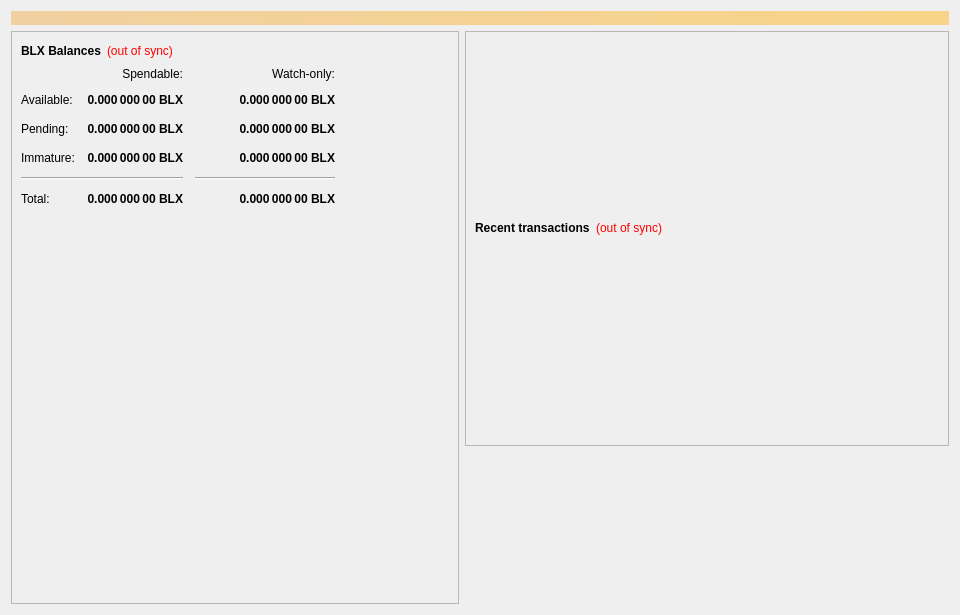
<?xml version="1.0" encoding="UTF-8"?>
<ui version="4.0">
 <class>OverviewPage</class>
 <widget class="QWidget" name="OverviewPage">
  <property name="geometry">
   <rect>
    <x>0</x>
    <y>0</y>
    <width>960</width>
    <height>615</height>
   </rect>
  </property>
  <property name="minimumSize">
   <size>
    <width>960</width>
    <height>0</height>
   </size>
  </property>
  <property name="windowTitle">
   <string>Form</string>
  </property>
  <layout class="QVBoxLayout" name="topLayout">
   <item>
    <widget class="QLabel" name="labelAlerts">
     <property name="visible">
      <bool>false</bool>
     </property>
     <property name="styleSheet">
      <string notr="true">background-color: qlineargradient(x1: 0, y1: 0, x2: 1, y2: 0, stop:0 #F0D0A0, stop:1 #F8D488); color:#000000;</string>
     </property>
     <property name="wordWrap">
      <bool>true</bool>
     </property>
     <property name="margin">
      <number>3</number>
     </property>
    </widget>
   </item>
   <item>
    <layout class="QHBoxLayout" name="horizontalLayout" stretch="1,1">
     <item>
      <layout class="QVBoxLayout" name="verticalLayout_2">
       <item>
        <widget class="QFrame" name="frame">
         <property name="frameShape">
          <enum>QFrame::StyledPanel</enum>
         </property>
         <property name="frameShadow">
          <enum>QFrame::Raised</enum>
         </property>
         <layout class="QVBoxLayout" name="verticalLayout_4">
          <item>
           <layout class="QHBoxLayout" name="horizontalLayout_4">
            <item>
             <widget class="QLabel" name="label_5">
              <property name="font">
               <font>
                <weight>75</weight>
                <bold>true</bold>
               </font>
              </property>
              <property name="text">
               <string>BLX Balances</string>
              </property>
             </widget>
            </item>
            <item>
             <widget class="QLabel" name="labelWalletStatus">
              <property name="cursor">
               <cursorShape>WhatsThisCursor</cursorShape>
              </property>
              <property name="toolTip">
               <string>The displayed information may be out of date. Your wallet automatically synchronizes with the BLX network after a connection is established, but this process has not completed yet.</string>
              </property>
              <property name="styleSheet">
               <string notr="true">QLabel { color: red; }</string>
              </property>
              <property name="text">
               <string notr="true">(out of sync)</string>
              </property>
              <property name="alignment">
               <set>Qt::AlignLeading|Qt::AlignLeft|Qt::AlignVCenter</set>
              </property>
             </widget>
            </item>
            <item>
             <spacer name="horizontalSpacer_3">
              <property name="orientation">
               <enum>Qt::Horizontal</enum>
              </property>
              <property name="sizeHint" stdset="0">
               <size>
                <width>40</width>
                <height>20</height>
               </size>
              </property>
             </spacer>
            </item>
           </layout>
          </item>
          <item>
           <layout class="QGridLayout" name="gridLayout">
            <property name="spacing">
             <number>12</number>
            </property>
            <item row="2" column="2">
             <widget class="QLabel" name="labelWatchPending">
              <property name="font">
               <font>
                <weight>75</weight>
                <bold>true</bold>
               </font>
              </property>
              <property name="cursor">
               <cursorShape>IBeamCursor</cursorShape>
              </property>
              <property name="toolTip">
               <string>Unconfirmed transactions to watch-only addresses</string>
              </property>
              <property name="text">
               <string notr="true">0.000 000 00 BLX</string>
              </property>
              <property name="alignment">
               <set>Qt::AlignRight|Qt::AlignTrailing|Qt::AlignVCenter</set>
              </property>
              <property name="textInteractionFlags">
               <set>Qt::LinksAccessibleByMouse|Qt::TextSelectableByKeyboard|Qt::TextSelectableByMouse</set>
              </property>
             </widget>
            </item>
            <item row="2" column="1">
             <widget class="QLabel" name="labelUnconfirmed">
              <property name="font">
               <font>
                <weight>75</weight>
                <bold>true</bold>
               </font>
              </property>
              <property name="cursor">
               <cursorShape>IBeamCursor</cursorShape>
              </property>
              <property name="toolTip">
               <string>Total of transactions that have yet to be confirmed, and do not yet count toward the spendable balance</string>
              </property>
              <property name="text">
               <string notr="true">0.000 000 00 BLX</string>
              </property>
              <property name="alignment">
               <set>Qt::AlignRight|Qt::AlignTrailing|Qt::AlignVCenter</set>
              </property>
              <property name="textInteractionFlags">
               <set>Qt::LinksAccessibleByMouse|Qt::TextSelectableByKeyboard|Qt::TextSelectableByMouse</set>
              </property>
             </widget>
            </item>
            <item row="3" column="2">
             <widget class="QLabel" name="labelWatchImmature">
              <property name="font">
               <font>
                <weight>75</weight>
                <bold>true</bold>
               </font>
              </property>
              <property name="cursor">
               <cursorShape>IBeamCursor</cursorShape>
              </property>
              <property name="toolTip">
               <string>Staked or masternode rewards in watch-only addresses that has not yet matured</string>
              </property>
              <property name="text">
               <string notr="true">0.000 000 00 BLX</string>
              </property>
              <property name="alignment">
               <set>Qt::AlignRight|Qt::AlignTrailing|Qt::AlignVCenter</set>
              </property>
              <property name="textInteractionFlags">
               <set>Qt::LinksAccessibleByMouse|Qt::TextSelectableByKeyboard|Qt::TextSelectableByMouse</set>
              </property>
             </widget>
            </item>
            <item row="4" column="0" colspan="2">
             <widget class="Line" name="lineSpendableBalance">
              <property name="orientation">
               <enum>Qt::Horizontal</enum>
              </property>
             </widget>
            </item>
            <item row="4" column="2">
             <widget class="Line" name="lineWatchBalance">
              <property name="sizePolicy">
               <sizepolicy hsizetype="Preferred" vsizetype="Fixed">
                <horstretch>0</horstretch>
                <verstretch>0</verstretch>
               </sizepolicy>
              </property>
              <property name="minimumSize">
               <size>
                <width>140</width>
                <height>0</height>
               </size>
              </property>
              <property name="orientation">
               <enum>Qt::Horizontal</enum>
              </property>
             </widget>
            </item>
            <item row="5" column="0">
             <widget class="QLabel" name="labelTotalText">
              <property name="text">
               <string>Total:</string>
              </property>
             </widget>
            </item>
            <item row="3" column="1">
             <widget class="QLabel" name="labelImmature">
              <property name="font">
               <font>
                <weight>75</weight>
                <bold>true</bold>
               </font>
              </property>
              <property name="cursor">
               <cursorShape>IBeamCursor</cursorShape>
              </property>
              <property name="toolTip">
               <string>Staked or masternode rewards that has not yet matured</string>
              </property>
              <property name="text">
               <string notr="true">0.000 000 00 BLX</string>
              </property>
              <property name="alignment">
               <set>Qt::AlignRight|Qt::AlignTrailing|Qt::AlignVCenter</set>
              </property>
              <property name="textInteractionFlags">
               <set>Qt::LinksAccessibleByMouse|Qt::TextSelectableByKeyboard|Qt::TextSelectableByMouse</set>
              </property>
             </widget>
            </item>
            <item row="2" column="3">
             <spacer name="horizontalSpacer_2">
              <property name="orientation">
               <enum>Qt::Horizontal</enum>
              </property>
              <property name="sizeHint" stdset="0">
               <size>
                <width>40</width>
                <height>20</height>
               </size>
              </property>
             </spacer>
            </item>
            <item row="3" column="0">
             <widget class="QLabel" name="labelImmatureText">
              <property name="text">
               <string>Immature:</string>
              </property>
             </widget>
            </item>
            <item row="5" column="1">
             <widget class="QLabel" name="labelTotal">
              <property name="font">
               <font>
                <weight>75</weight>
                <bold>true</bold>
               </font>
              </property>
              <property name="cursor">
               <cursorShape>IBeamCursor</cursorShape>
              </property>
              <property name="toolTip">
               <string>Your current total balance</string>
              </property>
              <property name="text">
               <string notr="true">0.000 000 00 BLX</string>
              </property>
              <property name="alignment">
               <set>Qt::AlignRight|Qt::AlignTrailing|Qt::AlignVCenter</set>
              </property>
              <property name="textInteractionFlags">
               <set>Qt::LinksAccessibleByMouse|Qt::TextSelectableByKeyboard|Qt::TextSelectableByMouse</set>
              </property>
             </widget>
            </item>
            <item row="5" column="2">
             <widget class="QLabel" name="labelWatchTotal">
              <property name="font">
               <font>
                <weight>75</weight>
                <bold>true</bold>
               </font>
              </property>
              <property name="cursor">
               <cursorShape>IBeamCursor</cursorShape>
              </property>
              <property name="toolTip">
               <string>Current total balance in watch-only addresses</string>
              </property>
              <property name="text">
               <string notr="true">0.000 000 00 BLX</string>
              </property>
              <property name="alignment">
               <set>Qt::AlignRight|Qt::AlignTrailing|Qt::AlignVCenter</set>
              </property>
              <property name="textInteractionFlags">
               <set>Qt::LinksAccessibleByMouse|Qt::TextSelectableByKeyboard|Qt::TextSelectableByMouse</set>
              </property>
             </widget>
            </item>
            <item row="0" column="2">
             <widget class="QLabel" name="labelWatchonly">
              <property name="text">
               <string>Watch-only:</string>
              </property>
              <property name="alignment">
               <set>Qt::AlignRight|Qt::AlignTrailing|Qt::AlignVCenter</set>
              </property>
             </widget>
            </item>
            <item row="1" column="0">
             <widget class="QLabel" name="labelBalanceText">
              <property name="text">
               <string>Available:</string>
              </property>
             </widget>
            </item>
            <item row="1" column="1">
             <widget class="QLabel" name="labelBalance">
              <property name="font">
               <font>
                <weight>75</weight>
                <bold>true</bold>
               </font>
              </property>
              <property name="cursor">
               <cursorShape>IBeamCursor</cursorShape>
              </property>
              <property name="toolTip">
               <string>Your current spendable balance</string>
              </property>
              <property name="text">
               <string notr="true">0.000 000 00 BLX</string>
              </property>
              <property name="alignment">
               <set>Qt::AlignRight|Qt::AlignTrailing|Qt::AlignVCenter</set>
              </property>
              <property name="textInteractionFlags">
               <set>Qt::LinksAccessibleByMouse|Qt::TextSelectableByKeyboard|Qt::TextSelectableByMouse</set>
              </property>
             </widget>
            </item>
            <item row="1" column="2">
             <widget class="QLabel" name="labelWatchAvailable">
              <property name="font">
               <font>
                <weight>75</weight>
                <bold>true</bold>
               </font>
              </property>
              <property name="cursor">
               <cursorShape>IBeamCursor</cursorShape>
              </property>
              <property name="toolTip">
               <string>Your current balance in watch-only addresses</string>
              </property>
              <property name="text">
               <string notr="true">0.000 000 00 BLX</string>
              </property>
              <property name="alignment">
               <set>Qt::AlignRight|Qt::AlignTrailing|Qt::AlignVCenter</set>
              </property>
              <property name="textInteractionFlags">
               <set>Qt::LinksAccessibleByMouse|Qt::TextSelectableByKeyboard|Qt::TextSelectableByMouse</set>
              </property>
             </widget>
            </item>
            <item row="2" column="0">
             <widget class="QLabel" name="labelPendingText">
              <property name="text">
               <string>Pending:</string>
              </property>
             </widget>
            </item>
            <item row="0" column="1">
             <widget class="QLabel" name="labelSpendable">
              <property name="text">
               <string>Spendable:</string>
              </property>
              <property name="alignment">
               <set>Qt::AlignRight|Qt::AlignTrailing|Qt::AlignVCenter</set>
              </property>
             </widget>
            </item>
           </layout>
          </item>
          <item>
           <spacer name="verticalSpacer_4">
            <property name="orientation">
             <enum>Qt::Vertical</enum>
            </property>
            <property name="sizeHint" stdset="0">
             <size>
              <width>20</width>
              <height>30</height>
             </size>
            </property>
           </spacer>
          </item>
         </layout>
        </widget>
       </item>
      </layout>
     </item>
     <item>
      <layout class="QVBoxLayout" name="verticalLayout_3">
       <item>
        <widget class="QFrame" name="frame_2">
         <property name="frameShape">
          <enum>QFrame::StyledPanel</enum>
         </property>
         <property name="frameShadow">
          <enum>QFrame::Raised</enum>
         </property>
         <layout class="QVBoxLayout" name="verticalLayout">
          <item>
           <spacer name="verticalSpacer_3">
            <property name="orientation">
             <enum>Qt::Vertical</enum>
            </property>
            <property name="sizeType">
             <enum>QSizePolicy::Fixed</enum>
            </property>
            <property name="sizeHint" stdset="0">
             <size>
              <width>20</width>
              <height>75</height>
             </size>
            </property>
           </spacer>
          </item>
          <item>
           <widget class="QLabel" name="labelOverviewHeaderRight">
            <property name="minimumSize">
             <size>
              <width>464</width>
              <height>96</height>
             </size>
            </property>
            <property name="maximumSize">
             <size>
              <width>16777215</width>
              <height>96</height>
             </size>
            </property>
            <property name="alignment">
             <set>Qt::AlignCenter</set>
            </property>
            <property name="margin">
             <number>5</number>
            </property>
           </widget>
          </item>
          <item>
           <layout class="QHBoxLayout" name="horizontalLayout_2">
            <item>
             <widget class="QLabel" name="label_4">
              <property name="font">
               <font>
                <weight>75</weight>
                <bold>true</bold>
               </font>
              </property>
              <property name="text">
               <string>Recent transactions</string>
              </property>
             </widget>
            </item>
            <item>
             <widget class="QLabel" name="labelTransactionsStatus">
              <property name="cursor">
               <cursorShape>WhatsThisCursor</cursorShape>
              </property>
              <property name="toolTip">
               <string>The displayed information may be out of date. Your wallet automatically synchronizes with the BLX network after a connection is established, but this process has not completed yet.</string>
              </property>
              <property name="styleSheet">
               <string notr="true">QLabel { color: red; }</string>
              </property>
              <property name="text">
               <string notr="true">(out of sync)</string>
              </property>
              <property name="alignment">
               <set>Qt::AlignRight|Qt::AlignTrailing|Qt::AlignVCenter</set>
              </property>
             </widget>
            </item>
            <item>
             <spacer name="horizontalSpacer">
              <property name="orientation">
               <enum>Qt::Horizontal</enum>
              </property>
              <property name="sizeHint" stdset="0">
               <size>
                <width>40</width>
                <height>20</height>
               </size>
              </property>
             </spacer>
            </item>
           </layout>
          </item>
          <item>
           <widget class="QListView" name="listTransactions">
            <property name="styleSheet">
             <string notr="true">QListView { background: transparent; }</string>
            </property>
            <property name="frameShape">
             <enum>QFrame::NoFrame</enum>
            </property>
            <property name="verticalScrollBarPolicy">
             <enum>Qt::ScrollBarAlwaysOff</enum>
            </property>
            <property name="horizontalScrollBarPolicy">
             <enum>Qt::ScrollBarAlwaysOff</enum>
            </property>
            <property name="selectionMode">
             <enum>QAbstractItemView::NoSelection</enum>
            </property>
           </widget>
          </item>
         </layout>
        </widget>
       </item>
       <item>
        <spacer name="verticalSpacer_2">
         <property name="orientation">
          <enum>Qt::Vertical</enum>
         </property>
         <property name="sizeType">
          <enum>QSizePolicy::Expanding</enum>
         </property>
         <property name="sizeHint" stdset="0">
          <size>
           <width>20</width>
           <height>40</height>
          </size>
         </property>
        </spacer>
       </item>
      </layout>
     </item>
    </layout>
   </item>
  </layout>
 </widget>
 <resources/>
 <connections/>
</ui>
